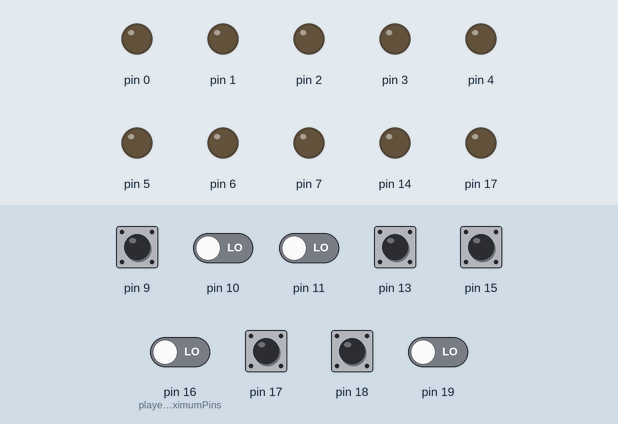
Simulated run of this sketch. Board: Arduino Uno, built with avr-gcc and run on an emulated ATmega328P. Parts: output pins drawn as LEDs (lit = HIGH). The test bench sets the inputs (shaded band); at power-on: pin 13, pin 15, pin 17, pin 18 HIGH, pin 9–11, pin 16 (playerMaximumPins), pin 19 LOW. Random numbers use the default seed unless the sketch sets one.

Above: at 1.02 s.
1.3 s: pin 9 pulled LOW for 0.25 s
At 6.48 s:
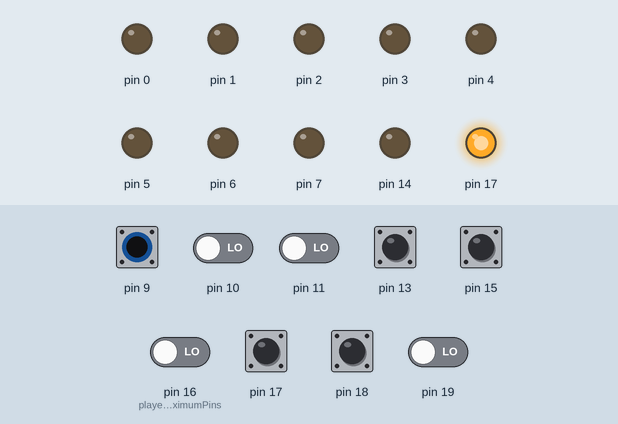
At 10.24 s:
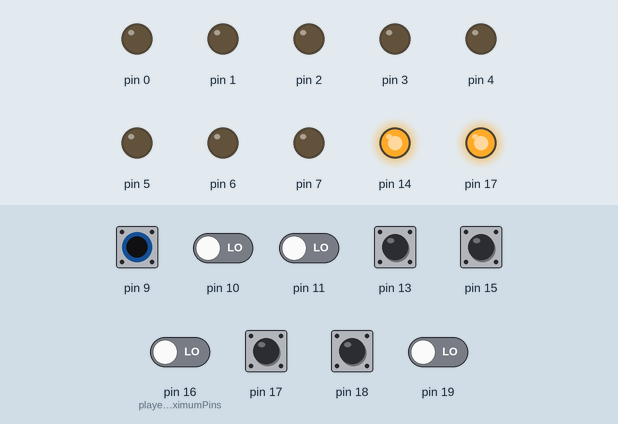
Timing chart, 0 to 47.6 s (numbered marks = the images above; inputs shaded):
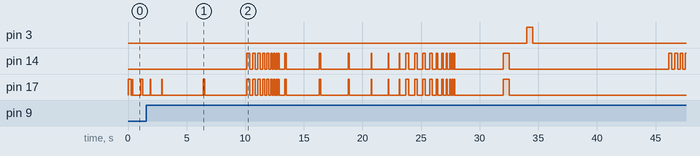

The sketch:

Test_MCP23017_Arcade_Button_LEDs.ino
```cpp
// Based on Blink-a-tron from http://www.retrobuiltgames.com/porta-pi-arcade-help/more-assembly/blinky-led-buttons/
// Schematic drawn in Tinkercad Circuits as "Test Arcade Button LEDs".
// https://www.tinkercad.com/things/3QHra1MhREQ-test-arcade-button-leds

#include <Wire.h>
#include <Adafruit_MCP23017.h>

#define playerColumns 5
#define playerRows 3
#define playerMaximumPins 16

Adafruit_MCP23017 player1;
Adafruit_MCP23017 player2;

int player1LedArray[playerRows][playerColumns] =
{
  {8, 9, -1, -1, -1},
  {-1, 0, 1, 2, 3},
  {-1, 4, 5, 6, 7}
};

int player2LedArray[playerRows][playerColumns] =
{
  {-1, -1, -1, 8, 9},
  {0, 1, 2, 3, -1},
  {4, 5, 6, 7, -1}
};

void setup() {
  player1.begin(0);
  player1.writeGPIOAB(0);
  for (int pin = 0; pin < playerMaximumPins; pin++)
  {
    player1.pinMode(pin, OUTPUT);
  }

  player2.begin(1);
  player2.writeGPIOAB(0);
  for (int pin = 0; pin < playerMaximumPins; pin++)
  {
    player2.pinMode(pin, OUTPUT);
  }

//  player2.pinMode(0, OUTPUT);
//  player2.pullUp(0, HIGH);
//  player2.digitalWrite(0, HIGH);

//  pinMode(3, OUTPUT);
//  digitalWrite(3, HIGH);
//  analogWrite(3, 8);

//  initializeUsingWire();
}

void loop() {
  unsigned long startTime = millis();

  while(millis() - startTime < 10000)
  {
    randomTogglePin(10);
  }

  delay(100);

  allPlayerDigitalWrite(HIGH);

  for(int delayTime = 250; delayTime > 0; delayTime -= 25)
  {
    allFlash(delayTime);
  }

  delay(100);

  for(int delayTime = 150; delayTime > 0; delayTime -= 25)
  {
    useArray(delayTime);
  }

  delay(100);

  for(int delayTime = 250; delayTime > 0; delayTime -= 25)
  {
    entireRow(delayTime);
  }

  delay(100);

  inOrder(500);

//  testUsingWire();
}

int getPlayerPin(int row, int column)
{
  int playerPin = -1;

  if (row >= 0 && row < playerRows)
  {
    if (column >= 0 && column < playerColumns)
    {
      playerPin = player1LedArray[row][column];
    }
    else if (column >= playerColumns && column < 2 * playerColumns)
    {
      playerPin = player2LedArray[row][column - playerColumns];
    }
  }

  return playerPin;
}

void playerPinDigitalWrite(int row, int column, int mode)
{
  int playerPin = getPlayerPin(row, column);

  if (playerPin >= 0 && playerPin < playerMaximumPins)
  {
    if (column < playerColumns)
    {
      player1.digitalWrite(playerPin, mode);
    }
    else
    {
      player2.digitalWrite(playerPin, mode);
    }
  }
}

int playerPinDigitalRead(int row, int column)
{
  int mode = LOW;
  int playerPin = getPlayerPin(row, column);

  if (playerPin >= 0 && playerPin < playerMaximumPins)
  {
    if (column < playerColumns)
    {
      mode = player1.digitalRead(playerPin);
    }
    else
    {
      mode = player2.digitalRead(playerPin);
    }
  }

  return mode;
}

void allPlayerDigitalWrite(int mode)
{
  for (int row = 0; row < playerRows; row++)
  {
    for (int column = 0; column < 2 * playerColumns; column++)
    {
      playerPinDigitalWrite(row, column, mode);
    }
  }
}

void randomTogglePin(int delayTime)
{
  int row = random(playerRows);
  int column = random(2 * playerColumns);

  if (getPlayerPin(row, column) != -1)
  {
    if (playerPinDigitalRead(row, column) == LOW)
    {
      playerPinDigitalWrite(row, column, HIGH);
    }
    else if (playerPinDigitalRead(row, column) == HIGH)
    {
      playerPinDigitalWrite(row, column, LOW);
    }

    delay(delayTime);
  }
}

void allFlash(int delayTime)
{
  allPlayerDigitalWrite(HIGH);

  delay(delayTime);

  allPlayerDigitalWrite(LOW);

  delay(delayTime);
}

void entireRow(int delayTime)
{
  for (int row = 0; row < playerRows; row++)
  {
    for (int column = 0; column < 2 * playerColumns; column++)
    {
      playerPinDigitalWrite(row, column, HIGH);
    }

    delay(delayTime);

    for (int column = 0; column < 2 * playerColumns; column++)
    {
      playerPinDigitalWrite(row, column, LOW);
    }
  }
}

void useArray(int delayTime)
{
  for (int row = 0; row < playerRows; row++)
  {
    for (int column = 0; column < 2 * playerColumns; column++)
    {
      playerPinDigitalWrite(row, column, HIGH);

      if (getPlayerPin(row, column) != -1)
      {
        delay(delayTime);
      }

      playerPinDigitalWrite(row, column, LOW);
    }
  }
}

void inOrder(int delayTime)
{
  for (int pin = 0; pin < playerMaximumPins; pin++)
  {
    player1.digitalWrite(pin, HIGH);
    player2.digitalWrite(pin, HIGH);
    delay(delayTime);
    player1.digitalWrite(pin, LOW);
    player2.digitalWrite(pin, LOW);
  }
}


void initializeUsingWire()
{
  Wire.begin();
  Wire.beginTransmission(0x20);
  Wire.write(0x00);
  Wire.write(0x00);
  Wire.endTransmission();
  Wire.beginTransmission(0x20);
  Wire.write(0x01);
  Wire.write(0x00);
  Wire.endTransmission();
}

void testUsingWire()
{
  Wire.beginTransmission(0x20);
  Wire.write(0x12);
  Wire.write(0);
  Wire.endTransmission();

  Wire.beginTransmission(0x20);
  Wire.write(0x13);
  Wire.write(0);
  Wire.endTransmission();

  for (int i = 0; i <= 7; i++)
  {
    Wire.beginTransmission(0x20);
    Wire.write(0x12);
    Wire.write(bit(i));
    Wire.endTransmission();
    delay(500);
  }

  Wire.beginTransmission(0x20);
  Wire.write(0x12);
  Wire.write(0);
  Wire.endTransmission();

  for (int i = 0; i <= 7; i++)
  {
    Wire.beginTransmission(0x20);
    Wire.write(0x13);
    Wire.write(bit(i));
    Wire.endTransmission();
    delay(500);
  }
}
```
